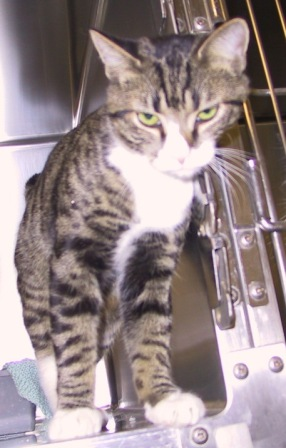
#> input picture catsdogs-dataset/PetImages/Cat/10110.jpg, 286 x 448 px, found by its file name; its folder holds only this picture in this run
$ jupyter execute --allow-errors cnn-cats-and-dogs.ipynb
#> lines starting #> are read from the running program, lines starting #| are printed output that depends on the picture
[cell 1]
import os
import cv2
import numpy as np
from tqdm import tqdm

REBUILD_DATA = True

class DogsVSCats():
    IMG_SIZE = 50
    CATS = "catsdogs-dataset\PetImages\Cat"
    DOGS = "catsdogs-dataset\PetImages\Dog"
    LABELS = {CATS: 0, DOGS: 1}
    training_data = []
    catcount = 0
    dogcount = 0


    def make_training_data(self):
        for label in self.LABELS:
            print(label)
            for f in tqdm(os.listdir(label)):
                if "jpg" in f:
                    try:
                        path = os.path.join(label, f)
                        img = cv2.imread(path, cv2.IMREAD_GRAYSCALE)
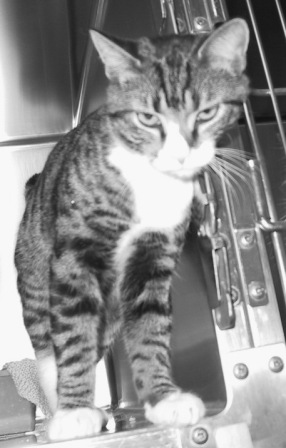
#> img: shape (448, 286); min 18, max 255, mean 141.7
                        img = cv2.resize(img, (self.IMG_SIZE, self.IMG_SIZE))
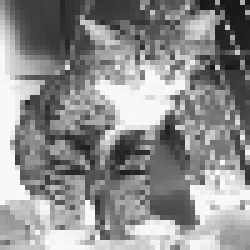
#> img: shape (50, 50) (shown 5 times larger); min 22, max 249, mean 141.8
                        self.training_data.append([np.array(img), np.eye(2)[self.LABELS[label]]])
                        # do something like print(np.eye(2)[1]), just makes one_hot
                        #print(np.eye(2)[self.LABELS[label]])

                        if label == self.CATS:
                            self.catcount += 1
                        elif label == self.DOGS:
                            self.dogcount += 1

                    except Exception as e:
                        pass
                        #print(label, f, str(e))

        print(self.training_data[3])
        np.random.shuffle(self.training_data)
        np.save("training_data.npy", self.training_data)
        print('Cats:',dogsvcats.catcount)
        print('Dogs:',dogsvcats.dogcount)

#> (the rest of this cell did not finish here and is left out)
